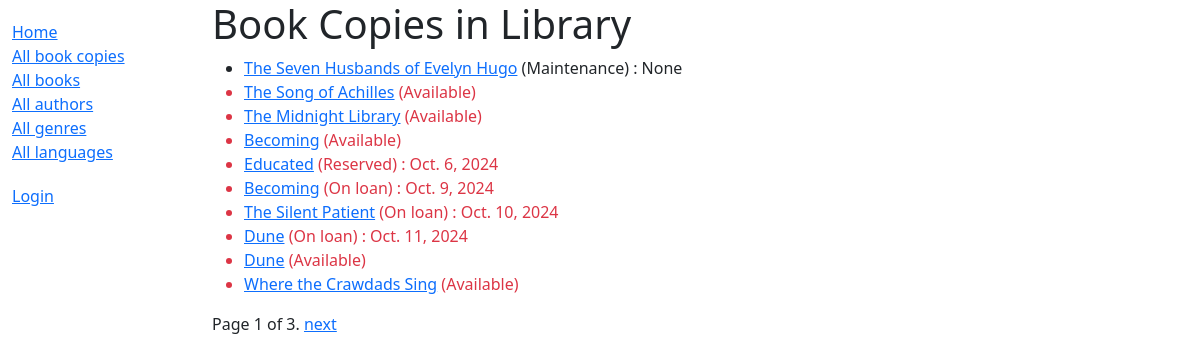
/catalog/bookinstances/, run on the app's committed database.
### catalog/models.py (models this page shows, shortened)
class BookInstance(models.Model):
    id = models.UUIDField(primary_key=True, default=uuid.uuid4,
                          help_text="Unique ID for this particular book across whole library")
    book = models.ForeignKey('Book', on_delete=models.RESTRICT, null=True)
    imprint = models.CharField(max_length=200)
    due_back = models.DateField(null=True, blank=True)
    borrower = models.ForeignKey(
        settings.AUTH_USER_MODEL, on_delete=models.SET_NULL, null=True, blank=True)
    @property
    def is_overdue(self):
        return bool(self.due_back and date.today() > self.due_back)
    LOAN_STATUS = (
        ('d', 'Maintenance'),
        ('o', 'On loan'),
        ('a', 'Available'),
        ('r', 'Reserved'),
    )
    status = models.CharField(
        max_length=1,
        choices=LOAN_STATUS,
        blank=True,
        default='d',
        help_text='Book availability')
    class Meta:
        ordering = ['due_back']
        permissions = (("can_mark_returned", "Set book as returned"),)

class Book(models.Model):
    title = models.CharField(max_length=200)
    author = models.ForeignKey('Author', on_delete=models.RESTRICT, null=True)
    summary = models.TextField(
        max_length=1000, help_text="Enter a brief description of the book")
    isbn = models.CharField('ISBN', max_length=13,
                            unique=True,
                            help_text='13 Character <a href="https://www.isbn-international.org/content/what-isbn'
                                      '">ISBN number</a>')
    genre = models.ManyToManyField(
        Genre, help_text="Select a genre for this book")
    language = models.ForeignKey(
        'Language', on_delete=models.SET_NULL, null=True)
    class Meta:
        ordering = ['title', 'author']
    def display_genre(self):
        """Creates a string for the Genre. This is required to display genre in Admin."""
        return ', '.join([genre.name for genre in self.genre.all()[:3]])
    display_genre.short_description = 'Genre'

### catalog/views.py (the view)
# urls.py: path('bookinstances/', views.BookInstanceListView.as_view(), name='bookinstances'),
class BookInstanceListView(generic.ListView):
    model = BookInstance
    paginate_by = 10

### catalog/templates/catalog/bookinstance_list.html (shortened to what this page needs)
{% extends "base_generic.html" %}
{% block content %}
    <h1>Book Copies in Library</h1>
    <ul>
      {% for bookinst in bookinstance_list %}
      <li class="{% if bookinst.is_overdue %}text-danger{% endif %}">
        <a href="{% url 'bookinstance-detail' bookinst.pk %}">{{bookinst.book.title}}</a> ({{ bookinst.get_status_display }})
        {% if bookinst.status != 'a' %}: {{ bookinst.due_back }} {% endif %}
      </li>
      {% empty %}
      <li>There are no book copies available.</li>
      {% endfor %}
    </ul>
{% endblock %}

### data on the page
BookInstance: book "The Seven Husbands of Evelyn Hugo", status "Maintenance", due_back "None"
BookInstance: book "The Song of Achilles", status "Available"
BookInstance: book "The Midnight Library", status "Available"
BookInstance: book "Becoming", status "Available"
BookInstance: book "Educated", status "Reserved", due_back "Oct. 6, 2024"
BookInstance: book "Becoming", status "On loan", due_back "Oct. 9, 2024"
BookInstance: book "The Silent Patient", status "On loan", due_back "Oct. 10, 2024"
BookInstance: book "Dune", status "On loan", due_back "Oct. 11, 2024"
BookInstance: book "Dune", status "Available"
BookInstance: book "Where the Crawdads Sing", status "Available"

### other printed values
{{ page_obj.number }} "1"
{{ page_obj.paginator.num_pages }} "3"
